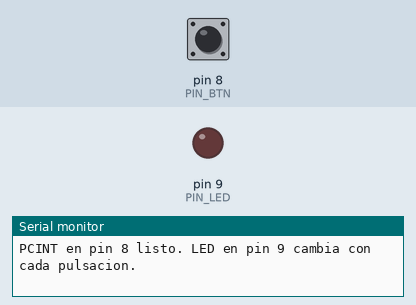
Bench run of a sketch on a simulated Arduino Uno, built with avr-gcc and run on an emulated ATmega328P. On the bench: output pins drawn as LEDs (lit = HIGH), the last lines printed to the serial monitor. The test bench sets the inputs (shaded band); at power-on: pin 8 (PIN_BTN) HIGH.

Above: at 1.2 s.
1.3 s: pin 8 (PIN_BTN) pulled LOW for 0.15 s
At 2.3 s:
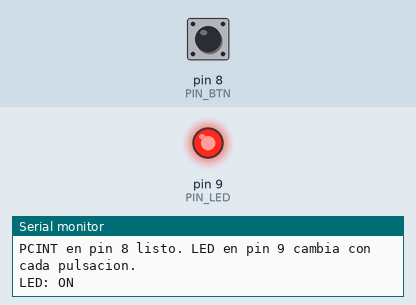
2.9 s: pin 8 (PIN_BTN) pulled LOW for 1 s
At 3.5 s:
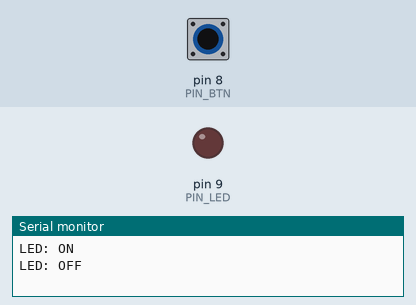
5.4 s: pin 8 (PIN_BTN) pulled LOW for 3.2 s
At 9.1 s:
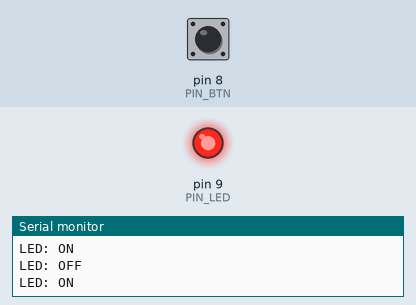
Timing chart, 0 to 10.6 s (numbered marks = the images above; inputs shaded):
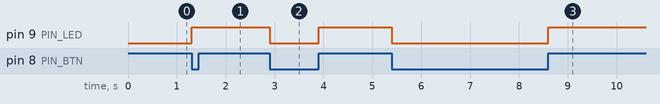

Measured:
- after the input at 1.3 s, pin 9 (PIN_LED): LOW → HIGH at once
- after the input at 2.9 s, pin 9 (PIN_LED): HIGH → LOW at once, → HIGH 1.0 s later
- after the input at 5.4 s, pin 9 (PIN_LED): HIGH → LOW at once, → HIGH 3.2 s later

The sketch:

Lab_3_C3.ino
```cpp
// Lab03_PCINT_LED_Toggle.ino
// Usa Pin Change Interrupt en PCINT0 (pin 8)
// Cada pulsación cambia el estado del LED en pin 9

volatile bool toggle = false;
const byte PIN_LED = 9;
const byte PIN_BTN = 8;

// ISR para PCINT0 (pines 8-13)
ISR(PCINT0_vect) {
    static unsigned long last = 0;
    unsigned long now = millis();
    if (now - last > 150) { // anti-rebote simple
        toggle = !toggle;
        last = now;
    }
}

void setup() {
    pinMode(PIN_LED, OUTPUT);
    pinMode(PIN_BTN, INPUT_PULLUP);

    // Habilitar PCINT para pin 8
    PCMSK0 |= (1 << PCINT0); // PCINT0 corresponde a pin 8
    PCICR |= (1 << PCIE0);   // Habilitar interrupciones del grupo PCINT0

    Serial.begin(9600);
    Serial.println(F("PCINT en pin 8 listo. LED en pin 9 cambia con cada pulsacion."));
}

void loop() {
    static bool last_toggle = false;
    if (toggle != last_toggle) {
        last_toggle = toggle;
        digitalWrite(PIN_LED, toggle);
        Serial.print(F("LED: "));
        Serial.println(toggle ? "ON" : "OFF");
    }
}
```
